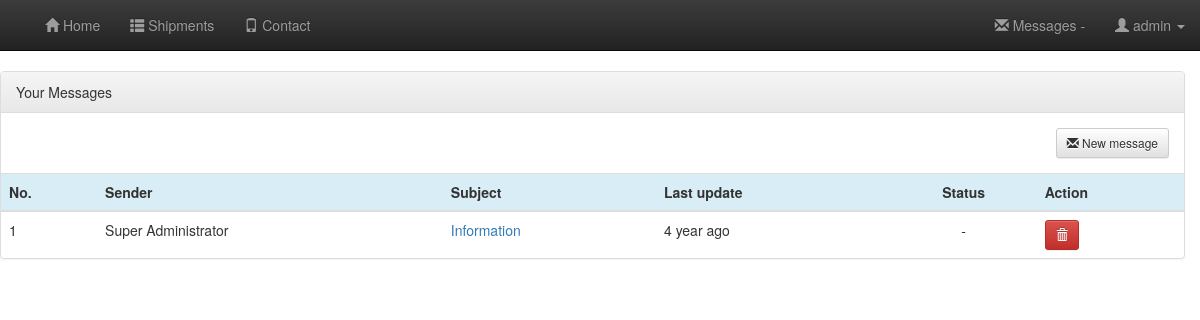
Page /messages.php?messages=list (signed in) on the committed database.
### tables this page shows
CREATE TABLE `users` (
  `user_id` int(11) NOT NULL,
  `login` varchar(32) NOT NULL,
  `password` varchar(255) NOT NULL,
  `first_name` varchar(55) NOT NULL,
  `last_name` varchar(80) NOT NULL,
  `job_title` varchar(255) DEFAULT NULL,
  `cellphone` varchar(25) NOT NULL DEFAULT '',
  `landline_phone` varchar(25) NOT NULL DEFAULT '',
  `email` varchar(200) NOT NULL,
  `company_id` int(1) NOT NULL DEFAULT '0',
  `allow_email` int(1) NOT NULL DEFAULT '0',
  `permissions` int(1) NOT NULL DEFAULT '0',
  `last_logged_in` datetime DEFAULT NULL,
  `picture` varchar(150) DEFAULT NULL,
  `type` enum('Normal','Employee','Administrator','Super-Administrator') NOT NULL DEFAULT 'Normal',
  `active` int(1) NOT NULL DEFAULT '0'
);

CREATE TABLE `conversations` (
  `conversation_id` int(8) NOT NULL,
  `conversation_subject` varchar(150) NOT NULL
);

### core/init.php (called while the page is built, shortened)
<?php
require_once 'database/connect.php';
require_once 'functions/general.php';
require_once 'functions/users.php';
if (logged_in() === true) {
	$session_user_id = $_SESSION['user_id'];
	$user_data = user_data(
	   $session_user_id
	, 'user_id'
	, 'login'
	, 'first_name'
	, 'last_name'
	, 'cellphone'
	, 'landline_phone'
	, 'company_id'
	, 'permissions'
	, 'type'
	, 'email'
	, 'allow_email'
	, 'password'
	, 'picture'
	);
}
?>

### core/database/connect.php (called while the page is built, shortened)
<?php
$t_users = "users";
$t_conversations = "conversations";
$t_conversations_members = "conversations_members";
$t_conversations_messages = "conversations_messages";
?>

### core/functions/general.php (called while the page is built, shortened)
<?php
function sanitize($data) {
	global $connect;
    return htmlentities(strip_tags(mysqli_real_escape_string($connect, $data)));
}
?>

### core/functions/users.php (called while the page is built, shortened)
<?php
function time_has_passed($datetime, $full = false) {
    $now = new DateTime;
    $ago = new DateTime($datetime);
    $diff = $now->diff($ago);
    $diff->w = floor($diff->d / 7);
    $diff->d -= $diff->w * 7;
    $string = array(
        'y' => 'year',
        'm' => 'month',
        'w' => 'week',
        'd' => 'day',
        'h' => 'hour',
        'i' => 'minutes',
        's' => 'seconds',
    );
    foreach ($string as $k => &$v) {
        if ($diff->$k) {
            $v = $diff->$k . ' ' . $v . ($diff->$k > 1 ? '' : '');
        } else {
            unset($string[$k]);
        }
    }
    if (!$full) $string = array_slice($string, 0, 1);
    return $string ? implode(', ', $string) . ' ago' : 'now';
}
function get_conversation_author($conversation_id) {
	global $connect, $t_conversations_messages, $t_users;
	$conversation_id = (int)$conversation_id;
	$t_conversations_messages = sanitize($t_conversations_messages);
	$t_users = sanitize($t_users);
	$sql = "SELECT
				  CONCAT(u.first_name,' ',u.last_name) AS sender
				, con_mes.user_id AS sender_id
			FROM ".$t_conversations_messages." con_mes
			INNER JOIN
				(
					SELECT conversation_id, MIN(date_sent) MinDate
					FROM ".$t_conversations_messages."
					GROUP BY conversation_id
				) t ON con_mes.conversation_id = t.conversation_id AND con_mes.date_sent = t.MinDate
			INNER JOIN ".$t_users." u ON u.user_id = con_mes.user_id
			WHERE con_mes.conversation_id = {$conversation_id}";
	$result = $connect->query($sql);
	$tablica_nadawca = array();
	if ($row = $result->fetch_assoc()) {
		$tablica_nadawca[] = array(
			'sender_id' 	=> $row['sender_id'],
			'sender' 		=> $row['sender'],
		);
	}
	if (!$result) {
		return false;
	} else {
		return $tablica_nadawca;
	}
}
function get_conversations_sum() {
	global $connect, $t_conversations, $t_conversations_messages, $t_conversations_members;
	$t_conversations = sanitize($t_conversations);
	$t_conversations_messages = sanitize($t_conversations_messages);
	$t_conversations_members = sanitize($t_conversations_members);
	$sql = "SELECT
				  k.conversation_id
				, k.conversation_subject
				, MAX(con_mes.date_sent) AS conversation_last_answer
				, MAX(con_mes.date_sent) > (con_mem.conversation_last_viewed) AS conversation_unreaded
			FROM ".$t_conversations." AS k
			LEFT JOIN ".$t_conversations_messages." AS con_mes ON k.conversation_id = con_mes.conversation_id
			INNER JOIN ".$t_conversations_members." AS con_mem ON k.conversation_id = con_mem.conversation_id
			WHERE con_mem.user_id = {$_SESSION['user_id']}
			AND con_mem.conversation_deleted = 0
			GROUP BY k.conversation_id
			ORDER BY conversation_last_answer DESC
			";
	$result = mysqli_query($connect, $sql);
	$conversations = array();
	while ($row = $result->fetch_assoc()) {
		$conversations[] = array(
			'id' 				=> $row['conversation_id'],
			'subject' 			=> $row['conversation_subject'],
			'last_answer' 		=> $row['conversation_last_answer'],
			'unread_messages' => ($row['conversation_unreaded'] == 1)
		);
	}
	return $conversations;
}
function user_active($login){
	global $connect, $t_users;
	$t_users = sanitize($t_users);
	$login = sanitize($login);
	$query = "SELECT user_id FROM ".$t_users." WHERE login=? AND active=1";
	$result = $connect->prepare($query);
	$result->bind_param('s', $login);
	$result->execute();
	$result->store_result();
	return ($result->num_rows === 1);
}
function user_data($user_id) {
	global $connect, $t_users;
	$t_users = sanitize($t_users);
	$user_id = (int)$user_id;
	$func_num_args 	= func_num_args();
	$func_get_args 	= func_get_args();
	if ($func_num_args > 1 ) {
		unset($func_get_args[0]);
		$fields = '`' . implode('`, `', $func_get_args) . '`';
		$fields = str_replace('`','',$fields);
		$query="SELECT $fields FROM `".$t_users."` WHERE `user_id` = $user_id";
		$result = mysqli_query($connect, $query) or die(mysqli_error($connect));
		if($data = $result->fetch_assoc()) {
			return $data;
		}
	}
}
?>

### messages/list.php (the view, shortened to what this page needs)
<?php
$conversations = get_conversations_sum();
?>
<div class="row">
	<div class="panel panel-default">
        <div class="panel-heading"><?php echo TXT_YOUR_MESSAGES; ?></div>
        <div class="panel-body">
			<div class="btn-group pull-right" role="group" aria-label="...">
				<button class="btn btn-sm btn-default" data-original-title="Message" data-toggle="tooltip" type="button" onclick="<?php echo "location.href='messages.php?messages=list&action=new'";?>" name="cmdMsg"><span class="glyphicon glyphicon-envelope"></span>&nbsp;<?php echo TXT_NEW_MESSAGE; ?></button>
			</div>
        </div>
		<div class="table-responsive">
			<table class="table table-hover table-sm table-responsive">
				<thead>
					<tr class="info">
						<th><?php echo TBL_NUMERO; ?></th>
						<th><?php echo TBL_SENDER; ?></th>
						<th><?php echo TBL_SUBJECT; ?></th>
						<th><?php echo TBL_LAST_UPDATE; ?></th>
						<th><center><?php echo TBL_STATUS; ?></center></th>
						<th><?php echo TBL_ACTION; ?></th>
					</tr>
				</thead>
				<tbody>
	<?php
	$No=1;
	foreach ($conversations as $conversation) {
	?>
					<tr>
						<td><?php echo $No++; ?></td>
						<td>
							<?php
							$array_sender = get_conversation_author($conversation['id']);
							if ($array_sender === false) {
									$error[] = ERR_ERROR;
							} else {
								foreach ($array_sender as $sender) {
									if ($sender['sender_id'] == $user_data['user_id']) {
										echo TBL_ME;
									} else {
										echo $sender['sender'];
									}
								}
							}
							?>
						</td>
						<td><a href="messages.php?messages=list&amp;action=preview&conversation_id=<?php echo $conversation['id']; ?>"><?php echo $conversation['subject']; ?></a></td>
						<td><?php echo time_has_passed(date('Y-m-d H:i:s', $conversation['last_answer'])); ?></td>
						<td align="center">
						<?php
						if ($conversation['unread_messages']) {
						?>
							<a href="messages.php?messages=list&amp;action=preview&conversation_id=<?php echo $conversation['id']; ?>" class="btn btn-info btn-sm">&nbsp;<?php echo TBL_NEW; ?></a>
						<?php
						} else {
							echo '-';
						}
						?>
						</td>
						<td><a href="messages.php?messages=list&amp;action=delete&amp;conversation_id=<?php echo $conversation['id']; ?>" class="btn btn-danger btn-sm" onclick="return confirm('<?php echo TXT_ARE_YOU_SURE; ?>')"><span class="glyphicon glyphicon-trash"></span></a></td>
					</tr>
	<?php
	}
	?>
				</tbody>
			</table>
		</div>
	</div>
</div>

### inc/menu.php (shortened to what this page needs)
<nav class="navbar navbar-inverse navbar-static-top">
	<div class="container-fluid">
		<div class="navbar-header">
			<span class="navbar-brand"></span>
		</div>
		<div class="collapse navbar-collapse">
			<ul class="nav navbar-nav navbar-left">
				<li><a href="home.php"><span class="glyphicon glyphicon-home"></span>&nbsp;<?php echo MENU_HOME; ?><span class="sr-only">(current)</span></a></li>
				<li><a href="shipments.php?shipments=all"><span class="glyphicon glyphicon-th-list"></span>&nbsp;<?php echo MENU_SHIPMENTS; ?></a></li>
				<li><a href="contact.php"><span class="glyphicon glyphicon-phone"></span>&nbsp;<?php echo MENU_CONTACT; ?></a></li>
			</ul>
			<ul class="nav navbar-nav navbar-right">
				<li>
					<a href="messages.php?messages=list"><span class="glyphicon glyphicon-envelope"></span>&nbsp;<?php echo MENU_MESSAGES; ?>&nbsp;<span class="how_many_messages">-</span></a>
				</li>
				<li class="dropdown">
					<a href="#" class="dropdown-toggle" data-toggle="dropdown" role="button" aria-haspopup="true" aria-expanded="false"><span class="glyphicon glyphicon-user"></span>&nbsp;<?php echo $user_data['login']; ?>&nbsp;<span class="caret"></span></a>
				</li>
			</ul>
		</div>
	</div>
</nav>

### css/style.css (style rules this page uses)
body { background:#f9f9f9; }
.navbar-brand { font-family:"Lucida Handwriting"; }

### css/pagination.css (style rules this page uses)
html { height: 100%; width: 100%; }
body { height: 100%; width: 100%; margin: 0; padding: 0; border: 0; background: #FFF; font: 13px/15px Verdana, Arial, Halvetica, sans-serif; }

### rows in the picture
users: login "admin"
conversations: sender "Super Administrator", conversation_subject "Information", last_answer "4 year ago"

### other values in the picture
MENU_HOME "Home"
MENU_SHIPMENTS "Shipments"
MENU_CONTACT "Contact"
MENU_MESSAGES "Messages"
TXT_YOUR_MESSAGES "Your Messages"
TXT_NEW_MESSAGE "New message"
TBL_NUMERO "No."
TBL_SENDER "Sender"
TBL_SUBJECT "Subject"
TBL_LAST_UPDATE "Last update"
TBL_STATUS "Status"
TBL_ACTION "Action"
